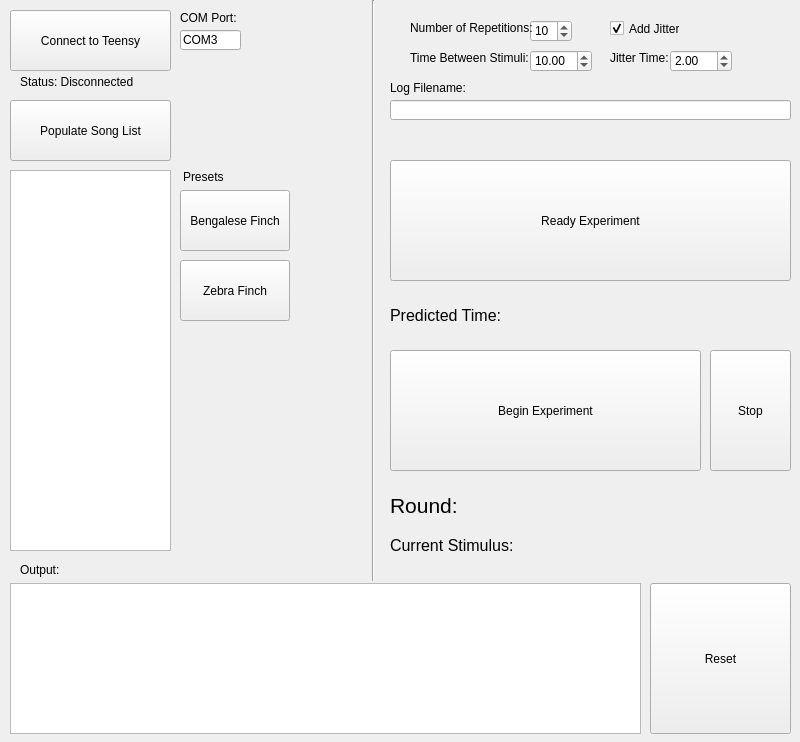
<?xml version="1.0" encoding="UTF-8"?>
<ui version="4.0">
 <class>MainWindow</class>
 <widget class="QMainWindow" name="MainWindow">
  <property name="geometry">
   <rect>
    <x>0</x>
    <y>0</y>
    <width>800</width>
    <height>742</height>
   </rect>
  </property>
  <property name="windowTitle">
   <string>MainWindow</string>
  </property>
  <widget class="QWidget" name="centralwidget">
   <widget class="QPushButton" name="TeensyConnectButton">
    <property name="geometry">
     <rect>
      <x>10</x>
      <y>10</y>
      <width>161</width>
      <height>61</height>
     </rect>
    </property>
    <property name="text">
     <string>Connect to Teensy</string>
    </property>
   </widget>
   <widget class="QLabel" name="TeensyStatusLabel">
    <property name="geometry">
     <rect>
      <x>20</x>
      <y>74</y>
      <width>161</width>
      <height>16</height>
     </rect>
    </property>
    <property name="text">
     <string>Status: Disconnected</string>
    </property>
   </widget>
   <widget class="QTextEdit" name="OutputWindow">
    <property name="geometry">
     <rect>
      <x>10</x>
      <y>583</y>
      <width>631</width>
      <height>151</height>
     </rect>
    </property>
    <property name="autoFillBackground">
     <bool>false</bool>
    </property>
    <property name="readOnly">
     <bool>true</bool>
    </property>
    <property name="html">
     <string>&lt;!DOCTYPE HTML PUBLIC &quot;-//W3C//DTD HTML 4.0//EN&quot; &quot;http://www.w3.org/TR/REC-html40/strict.dtd&quot;&gt;
&lt;html&gt;&lt;head&gt;&lt;meta name=&quot;qrichtext&quot; content=&quot;1&quot; /&gt;&lt;style type=&quot;text/css&quot;&gt;
p, li { white-space: pre-wrap; }
&lt;/style&gt;&lt;/head&gt;&lt;body style=&quot; font-family:'MS Shell Dlg 2'; font-size:8.25pt; font-weight:400; font-style:normal;&quot;&gt;
&lt;p style=&quot;-qt-paragraph-type:empty; margin-top:0px; margin-bottom:0px; margin-left:0px; margin-right:0px; -qt-block-indent:0; text-indent:0px;&quot;&gt;&lt;br /&gt;&lt;/p&gt;&lt;/body&gt;&lt;/html&gt;</string>
    </property>
   </widget>
   <widget class="QLabel" name="OutputWindowLabel">
    <property name="geometry">
     <rect>
      <x>20</x>
      <y>560</y>
      <width>161</width>
      <height>20</height>
     </rect>
    </property>
    <property name="text">
     <string>Output:</string>
    </property>
   </widget>
   <widget class="QPushButton" name="PopulateSongListButton">
    <property name="geometry">
     <rect>
      <x>10</x>
      <y>100</y>
      <width>161</width>
      <height>61</height>
     </rect>
    </property>
    <property name="text">
     <string>Populate Song List</string>
    </property>
   </widget>
   <widget class="QListWidget" name="SelectedStimuliList">
    <property name="geometry">
     <rect>
      <x>10</x>
      <y>170</y>
      <width>161</width>
      <height>381</height>
     </rect>
    </property>
   </widget>
   <widget class="QLabel" name="PresetsLabel">
    <property name="geometry">
     <rect>
      <x>183</x>
      <y>170</y>
      <width>47</width>
      <height>13</height>
     </rect>
    </property>
    <property name="text">
     <string>Presets</string>
    </property>
   </widget>
   <widget class="QPushButton" name="BFPresetButton">
    <property name="geometry">
     <rect>
      <x>180</x>
      <y>190</y>
      <width>110</width>
      <height>61</height>
     </rect>
    </property>
    <property name="text">
     <string>Bengalese Finch</string>
    </property>
   </widget>
   <widget class="QPushButton" name="ZFPresetButton">
    <property name="geometry">
     <rect>
      <x>180</x>
      <y>260</y>
      <width>110</width>
      <height>61</height>
     </rect>
    </property>
    <property name="text">
     <string>Zebra Finch</string>
    </property>
   </widget>
   <widget class="Line" name="line">
    <property name="geometry">
     <rect>
      <x>363</x>
      <y>0</y>
      <width>20</width>
      <height>581</height>
     </rect>
    </property>
    <property name="orientation">
     <enum>Qt::Vertical</enum>
    </property>
   </widget>
   <widget class="QLabel" name="CurrentStimulusLabel">
    <property name="geometry">
     <rect>
      <x>390</x>
      <y>520</y>
      <width>371</width>
      <height>51</height>
     </rect>
    </property>
    <property name="font">
     <font>
      <pointsize>12</pointsize>
     </font>
    </property>
    <property name="text">
     <string>Current Stimulus:</string>
    </property>
   </widget>
   <widget class="QLabel" name="RoundLabel">
    <property name="geometry">
     <rect>
      <x>390</x>
      <y>490</y>
      <width>381</width>
      <height>31</height>
     </rect>
    </property>
    <property name="font">
     <font>
      <pointsize>16</pointsize>
     </font>
    </property>
    <property name="text">
     <string>Round:</string>
    </property>
   </widget>
   <widget class="QPushButton" name="BeginExperimentButton">
    <property name="geometry">
     <rect>
      <x>390</x>
      <y>350</y>
      <width>311</width>
      <height>121</height>
     </rect>
    </property>
    <property name="text">
     <string>Begin Experiment</string>
    </property>
   </widget>
   <widget class="QPushButton" name="ReadyExperimentButton">
    <property name="geometry">
     <rect>
      <x>390</x>
      <y>160</y>
      <width>401</width>
      <height>121</height>
     </rect>
    </property>
    <property name="text">
     <string>Ready Experiment</string>
    </property>
   </widget>
   <widget class="QLabel" name="PredictedTimeLabel">
    <property name="geometry">
     <rect>
      <x>390</x>
      <y>290</y>
      <width>181</width>
      <height>51</height>
     </rect>
    </property>
    <property name="font">
     <font>
      <pointsize>12</pointsize>
     </font>
    </property>
    <property name="text">
     <string>Predicted Time:</string>
    </property>
   </widget>
   <widget class="QSpinBox" name="NumRepSpinBox">
    <property name="geometry">
     <rect>
      <x>530</x>
      <y>20</y>
      <width>42</width>
      <height>22</height>
     </rect>
    </property>
    <property name="value">
     <number>10</number>
    </property>
   </widget>
   <widget class="QLabel" name="NumberOfRepetitionsLabel">
    <property name="geometry">
     <rect>
      <x>410</x>
      <y>20</y>
      <width>131</width>
      <height>16</height>
     </rect>
    </property>
    <property name="text">
     <string>Number of Repetitions:</string>
    </property>
   </widget>
   <widget class="QLabel" name="TimeBetweenStimuliLabel">
    <property name="geometry">
     <rect>
      <x>410</x>
      <y>50</y>
      <width>131</width>
      <height>16</height>
     </rect>
    </property>
    <property name="text">
     <string>Time Between Stimuli:</string>
    </property>
   </widget>
   <widget class="QCheckBox" name="JitterCheckbox">
    <property name="geometry">
     <rect>
      <x>610</x>
      <y>20</y>
      <width>70</width>
      <height>17</height>
     </rect>
    </property>
    <property name="text">
     <string>Add Jitter?</string>
    </property>
    <property name="checked">
     <bool>true</bool>
    </property>
   </widget>
   <widget class="QLabel" name="JitterLabel">
    <property name="geometry">
     <rect>
      <x>610</x>
      <y>50</y>
      <width>131</width>
      <height>16</height>
     </rect>
    </property>
    <property name="text">
     <string>Jitter Time:</string>
    </property>
   </widget>
   <widget class="QDoubleSpinBox" name="JitterSpinBox">
    <property name="geometry">
     <rect>
      <x>670</x>
      <y>50</y>
      <width>62</width>
      <height>22</height>
     </rect>
    </property>
    <property name="value">
     <double>2.000000000000000</double>
    </property>
   </widget>
   <widget class="QDoubleSpinBox" name="TimeBetweenStimuliSpinBox">
    <property name="geometry">
     <rect>
      <x>530</x>
      <y>50</y>
      <width>62</width>
      <height>22</height>
     </rect>
    </property>
    <property name="value">
     <double>10.000000000000000</double>
    </property>
   </widget>
   <widget class="QPushButton" name="StopExperimentButton">
    <property name="geometry">
     <rect>
      <x>710</x>
      <y>350</y>
      <width>81</width>
      <height>121</height>
     </rect>
    </property>
    <property name="text">
     <string>Stop</string>
    </property>
   </widget>
   <widget class="QLineEdit" name="LogFilenameLineEdit">
    <property name="geometry">
     <rect>
      <x>390</x>
      <y>100</y>
      <width>401</width>
      <height>20</height>
     </rect>
    </property>
   </widget>
   <widget class="QLabel" name="LogFilenameLabel">
    <property name="geometry">
     <rect>
      <x>390</x>
      <y>80</y>
      <width>91</width>
      <height>16</height>
     </rect>
    </property>
    <property name="text">
     <string>Log Filename:</string>
    </property>
   </widget>
   <widget class="QLineEdit" name="COMPortBox">
    <property name="geometry">
     <rect>
      <x>180</x>
      <y>30</y>
      <width>61</width>
      <height>20</height>
     </rect>
    </property>
    <property name="text">
     <string>COM3</string>
    </property>
   </widget>
   <widget class="QLabel" name="COMPortLabel">
    <property name="geometry">
     <rect>
      <x>180</x>
      <y>10</y>
      <width>91</width>
      <height>16</height>
     </rect>
    </property>
    <property name="text">
     <string>COM Port:</string>
    </property>
   </widget>
   <widget class="QPushButton" name="ResetGUIButton">
    <property name="geometry">
     <rect>
      <x>650</x>
      <y>583</y>
      <width>141</width>
      <height>151</height>
     </rect>
    </property>
    <property name="text">
     <string>Reset</string>
    </property>
   </widget>
  </widget>
 </widget>
 <resources/>
 <connections/>
</ui>
